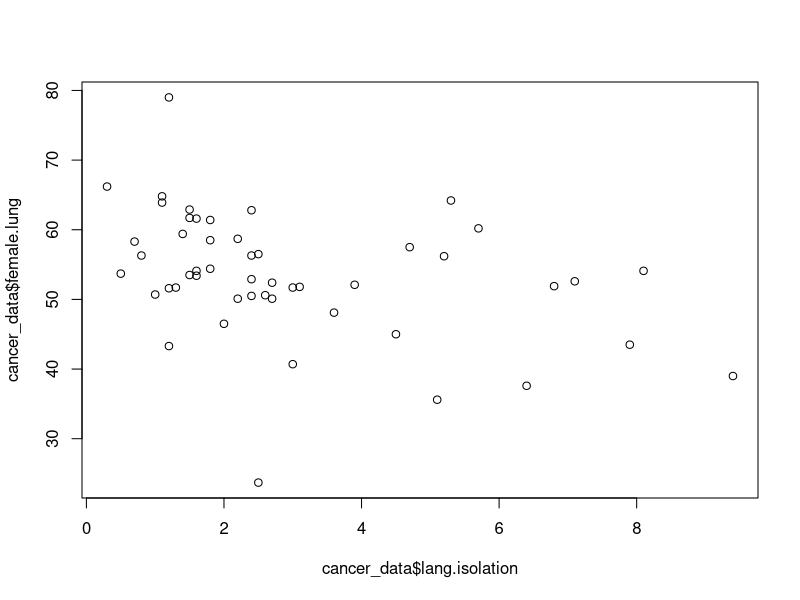
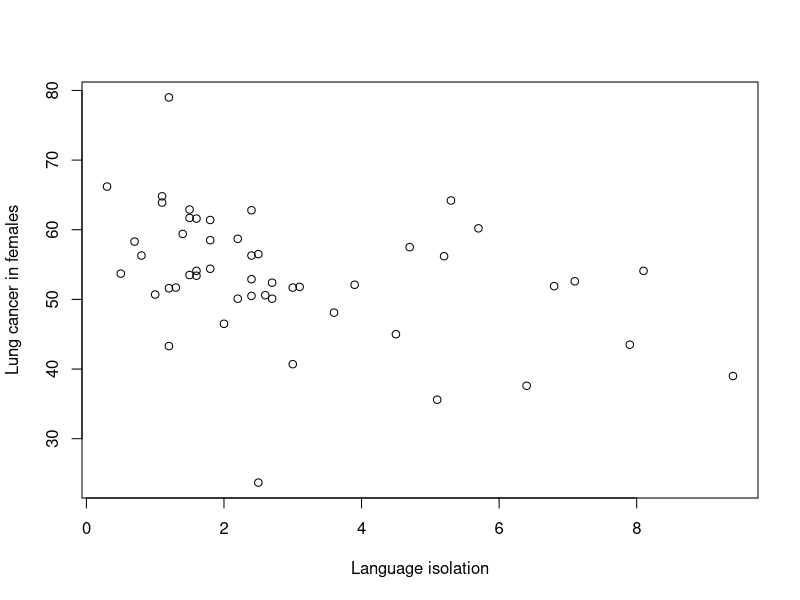
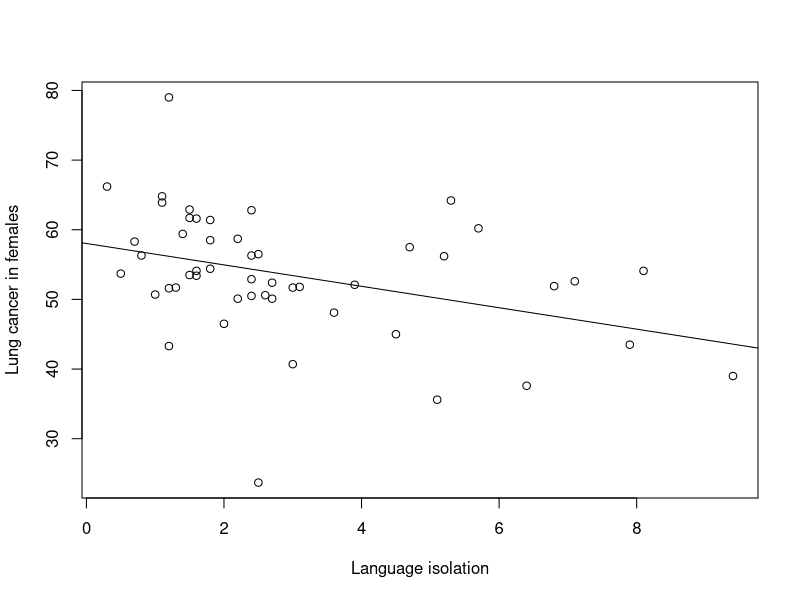

Here is the R script that generated these plots, in order:
## ---- chunk 1
suppressPackageStartupMessages(library(knitr))
## ---- chunk 2
# Read the data into R
cancer_data <- read.csv(file = "data/cancer-data.csv")
## ---- chunk 3
data_dictionary <- read.csv(file = "data/data-dictionary.csv")
knitr::kable(x = data_dictionary)
## ---- chunk 4
# Analyze cancer incidence data
# Jeff Oliver
# jcoliver@arizona.edu
# 2020-05-29
## ---- chunk 5
# Analyze cancer incidence data
# Jeff Oliver
# jcoliver@arizona.edu
# 2020-05-29

# Read data into R
cancer_data <- read.csv(file = "data/cancer-data.csv")
## ---- chunk 6
# Show the first six rows of data
head(cancer_data)
## ---- chunk 7
# Look at the summary statistics for each column
summary(cancer_data)
## ---- chunk 8
# Plot female lung cancer incidence vs language isolation
plot(x = cancer_data$lang.isolation, y = cancer_data$female.lung)
## ---- chunk 9
# Plot again with better axis labels
plot(x = cancer_data$lang.isolation, y = cancer_data$female.lung,
     xlab = "Language isolation", ylab = "Lung cancer in females")
## ---- chunk 10
# Test for an effect of language isolation on female lung cancer incidence
lang_female_lm <- lm(cancer_data$female.lung ~ cancer_data$lang.isolation)
## ---- chunk 11
lang_female_lm
## ---- chunk 12
# View results of linear regression model
summary(lang_female_lm)
## ---- chunk 13
# Add the trendline to the plot
plot(x = cancer_data$lang.isolation, y = cancer_data$female.lung,
     xlab = "Language isolation", ylab = "Lung cancer in females")
abline(lang_female_lm)
